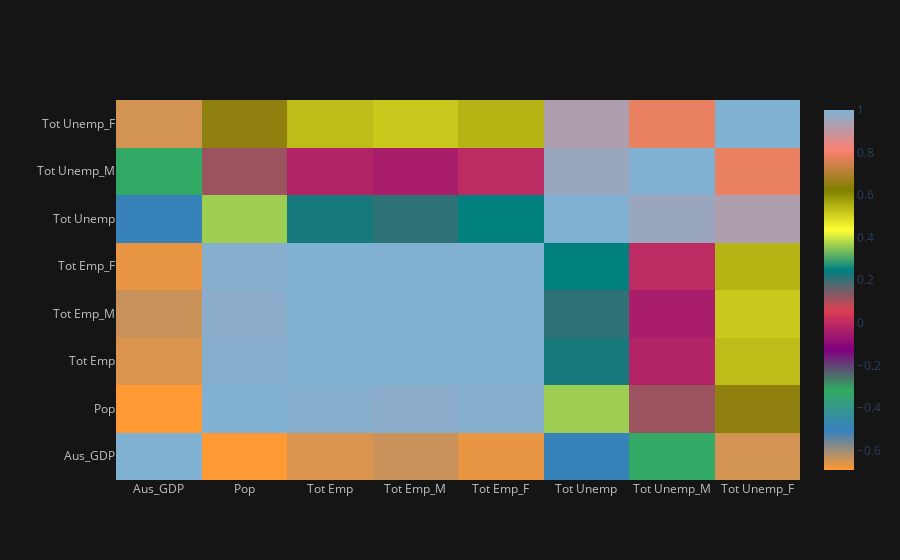

Source (notebook cell):
### Code cell
corrplot = correlation.iplot(kind='heatmap')
corrplot

### Figure 1 — Plotly figure (JSON) as saved in the notebook; plotly's stock layout.template omitted (floating-point values rounded to 4 significant figures)
{"data": [{"colorscale": [[0, "rgb(255, 153, 51)"], [0.1111, "rgb(55, 128, 191)"], [0.2222, "rgb(50, 171, 96)"], [0.3333, "rgb(128, 0, 128)"], [0.4444, "rgb(219, 64, 82)"], [0.5556, "rgb(0, 128, 128)"], [0.6667, "rgb(255, 255, 51)"], [0.7778, "rgb(128, 128, 0)"], [0.8889, "rgb(251, 128, 114)"], [1, "rgb(128, 177, 211)"]], "type": "heatmap", "x": ["Aus_GDP", "Pop", "Tot Emp", "Tot Emp_M", "Tot Emp_F", "Tot Unemp", "Tot Unemp_M", "Tot Unemp_F"], "y": ["Aus_GDP", "Pop", "Tot Emp", "Tot Emp_M", "Tot Emp_F", "Tot Unemp", "Tot Unemp_M", "Tot Unemp_F"], "z": [[1, -0.6919, -0.6568, -0.6399, -0.6705, -0.4914, -0.3256, -0.6496], [-0.6919, 1, 0.9885, 0.9839, 0.991, 0.3636, 0.115, 0.648], [-0.6568, 0.9885, 1, 0.9991, 0.9994, 0.2289, -0.02202, 0.5333], [-0.6399, 0.9839, 0.9991, 1, 0.997, 0.2078, -0.04383, 0.5158], [-0.6705, 0.991, 0.9994, 0.997, 1, 0.2469, -0.003061, 0.5477], [-0.4914, 0.3636, 0.2289, 0.2078, 0.2469, 1, 0.9597, 0.9277], [-0.3256, 0.115, -0.02202, -0.04383, -0.003061, 0.9597, 1, 0.7855], [-0.6496, 0.648, 0.5333, 0.5158, 0.5477, 0.9277, 0.7855, 1]], "zmax": 1, "zmin": -0.6919}], "layout": {"autosize": true, "legend": {"bgcolor": "#151516", "font": {"color": "#D9D9D9"}}, "paper_bgcolor": "#151516", "plot_bgcolor": "#151516", "title": {"font": {"color": "#D9D9D9"}}, "xaxis": {"autorange": true, "gridcolor": "#434343", "range": [-0.5, 7.5], "showgrid": true, "tickfont": {"color": "#C2C2C2"}, "title": {"font": {"color": "#D9D9D9"}, "text": ""}, "type": "category", "zerolinecolor": "#666570"}, "yaxis": {"autorange": true, "gridcolor": "#434343", "range": [-0.5, 7.5], "showgrid": true, "tickfont": {"color": "#C2C2C2"}, "title": {"font": {"color": "#D9D9D9"}, "text": ""}, "type": "category", "zerolinecolor": "#666570"}}}
